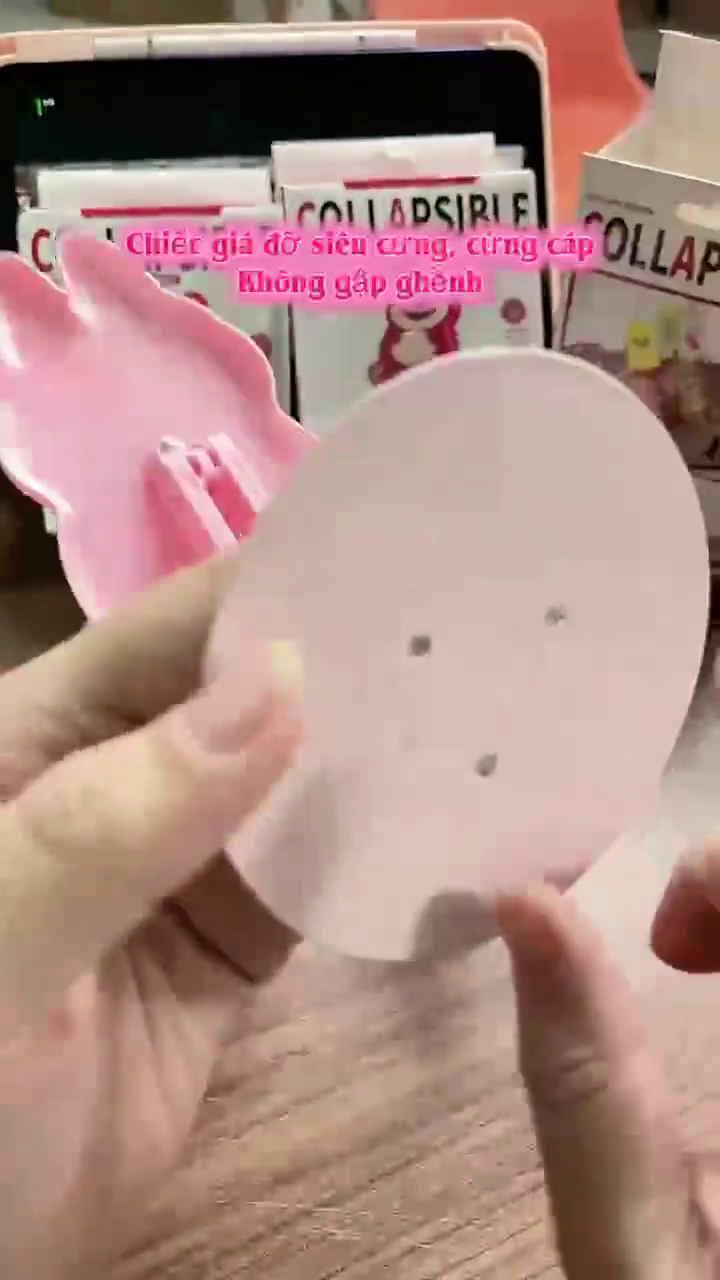
#> input picture scratch/user_video_midframe.png, 720 x 1280 px, given in place of miffy bunny ear lamp.jpg, which was not available; the run also reads 1 picture not shown here
$ python create_clean_tiktok_pngs.py
#> lines starting #> are read from the running program, lines starting #| are printed output that depends on the picture; pictures that were not available may be replaced by others from this repository, and a replacement may not be noted
from __future__ import annotations

from pathlib import Path

from PIL import Image, ImageDraw, ImageEnhance, ImageFilter


ROOT = Path(__file__).resolve().parents[1]
PROJECT = ROOT / "projects" / "gia-do-dien-thoai-hinh-thu-xinh-dep"
SCENE_DIR = PROJECT / "exports" / "review_batch_4_fixed_mechanism" / "scenes"
BG_DIR = Path(r"C:\Users\TeamSol\Downloads\TIKTOK\Background")
OUT_DIR = PROJECT / "exports" / "recreated_tiktok_pngs_clean"

W = 1080
H = 1920
FG_W = 1012
FG_H = 1800

BACKGROUNDS = [
    "My desk pink and white inspo🤍.jpg",
    "miffy bunny ear lamp.jpg",
    "938578378603975192.jpg",
    "𝘹𝘹𝘫𝘪𝘬𝘺𝘰 ｡ﾟ🥡🥢.jpg",
    "lilac purple multifunctional table mat, pu….jpg",
]

SCENES = [
    ("video_01_cute_desk_review_01.png", BACKGROUNDS[1]),
    ("video_01_cute_desk_review_04.png", BACKGROUNDS[3]),
    ("video_01_cute_desk_review_06.png", BACKGROUNDS[0]),
    ("video_01_cute_desk_review_07.png", BACKGROUNDS[2]),
    ("video_02_gap_xoay_chi_tiet_01.png", BACKGROUNDS[0]),
    ("video_03_so_mau_so_mau_01.png", BACKGROUNDS[4]),
    ("video_03_so_mau_so_mau_02.png", BACKGROUNDS[3]),
    ("video_03_so_mau_so_mau_03.png", BACKGROUNDS[1]),
    ("video_03_so_mau_so_mau_05.png", BACKGROUNDS[0]),
    ("video_03_so_mau_so_mau_07.png", BACKGROUNDS[2]),
    ("video_04_lifestyle_qua_tang_02.png", BACKGROUNDS[1]),
    ("video_04_lifestyle_qua_tang_08.png", BACKGROUNDS[3]),
]


def cover_resize(image: Image.Image, size: tuple[int, int], focus=(0.5, 0.5)) -> Image.Image:
#> called with size = (1080, 1920), focus = (0.5, 0.55)
    tw, th = size
#> tw = 1080; th = 1920
    scale = max(tw / image.width, th / image.height)
#> scale = 1.5
    nw = max(tw, int(image.width * scale + 0.5))
#> nw = 1080
    nh = max(th, int(image.height * scale + 0.5))
#> nh = 1920
    resized = image.resize((nw, nh), Image.Resampling.LANCZOS)
    left = int((nw - tw) * min(1.0, max(0.0, focus[0])))
#> left = 0
    top = int((nh - th) * min(1.0, max(0.0, focus[1])))
#> top = 0
    return resized.crop((left, top, left + tw, top + th))


def make_bg(path: Path) -> Image.Image:
    bg = cover_resize(Image.open(path).convert("RGB"), (W, H), focus=(0.5, 0.55))
    bg = bg.filter(ImageFilter.GaussianBlur(20))
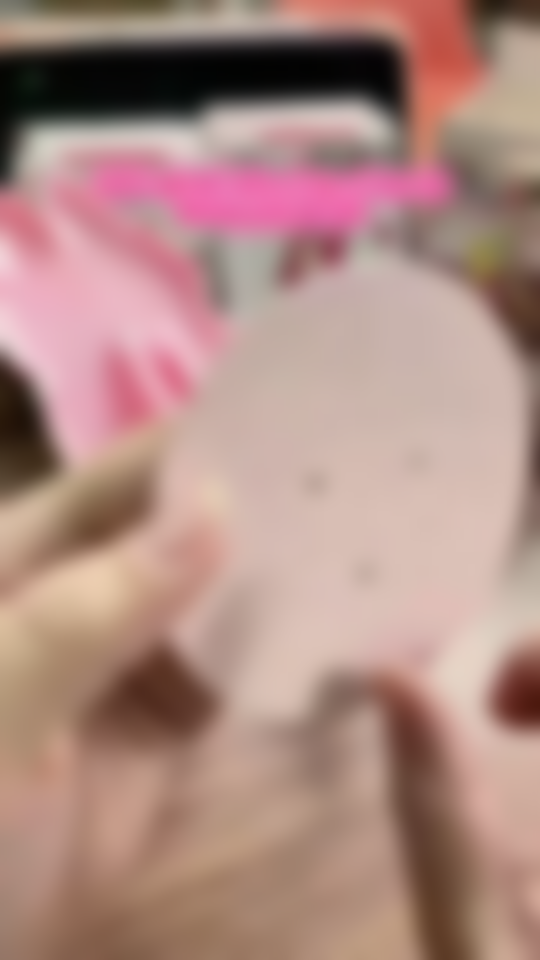
#> bg: PIL image 1080x1920 RGB (shown at 1/2 size); mean R, G, B 174.3, 139.1, 131.1
    bg = ImageEnhance.Color(bg).enhance(1.10)
    bg = ImageEnhance.Brightness(bg).enhance(1.08)
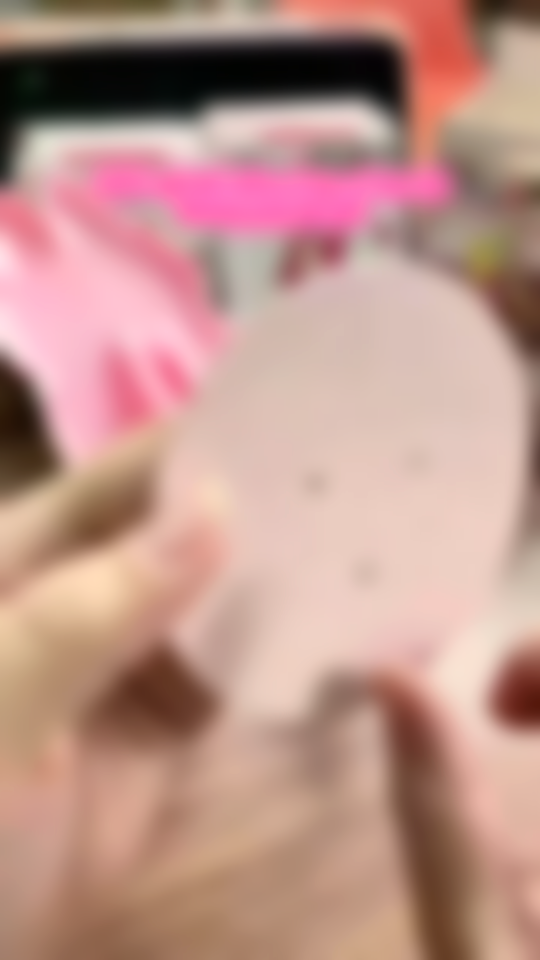
#> bg: PIL image 1080x1920 RGB (shown at 1/2 size); mean R, G, B 189.8, 148.3, 138.8
    veil = Image.new("RGB", (W, H), (255, 238, 241))
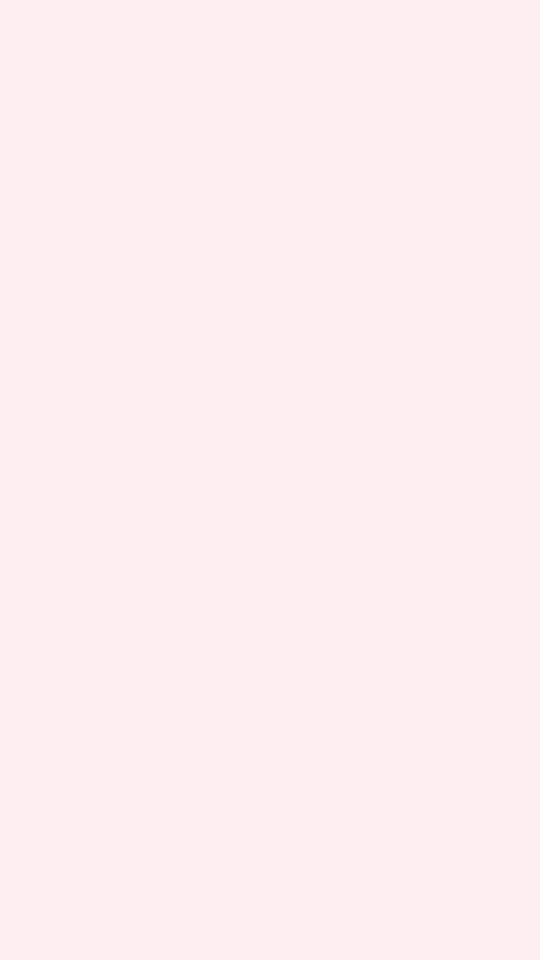
#> veil: PIL image 1080x1920 RGB (shown at 1/2 size); mean R, G, B 255, 238, 241
    return Image.blend(bg, veil, 0.22)
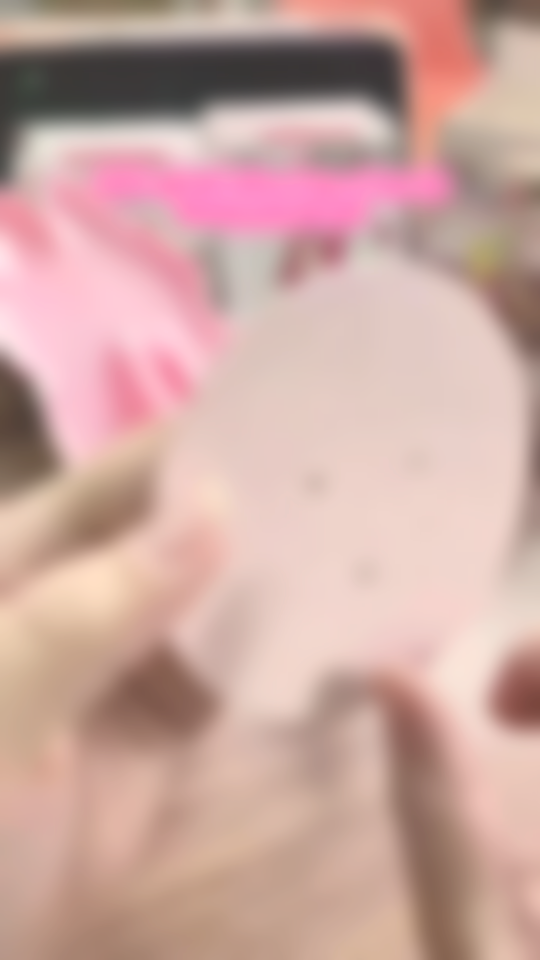
#> returned value: PIL image 1080x1920 RGB (shown at 1/2 size); mean R, G, B 203.7, 167.6, 160.8


def rounded_mask(size: tuple[int, int], radius: int) -> Image.Image:
    mask = Image.new("L", size, 0)
    draw = ImageDraw.Draw(mask)
    draw.rounded_rectangle((0, 0, size[0], size[1]), radius=radius, fill=255)
    return mask


def create_one(index: int, scene_name: str, bg_name: str) -> Path:
    bg = make_bg(BG_DIR / bg_name).convert("RGBA")
#> bg: PIL image 1080x1920 RGBA
#> (the run stopped early here; a loop or call above may not have finished)
